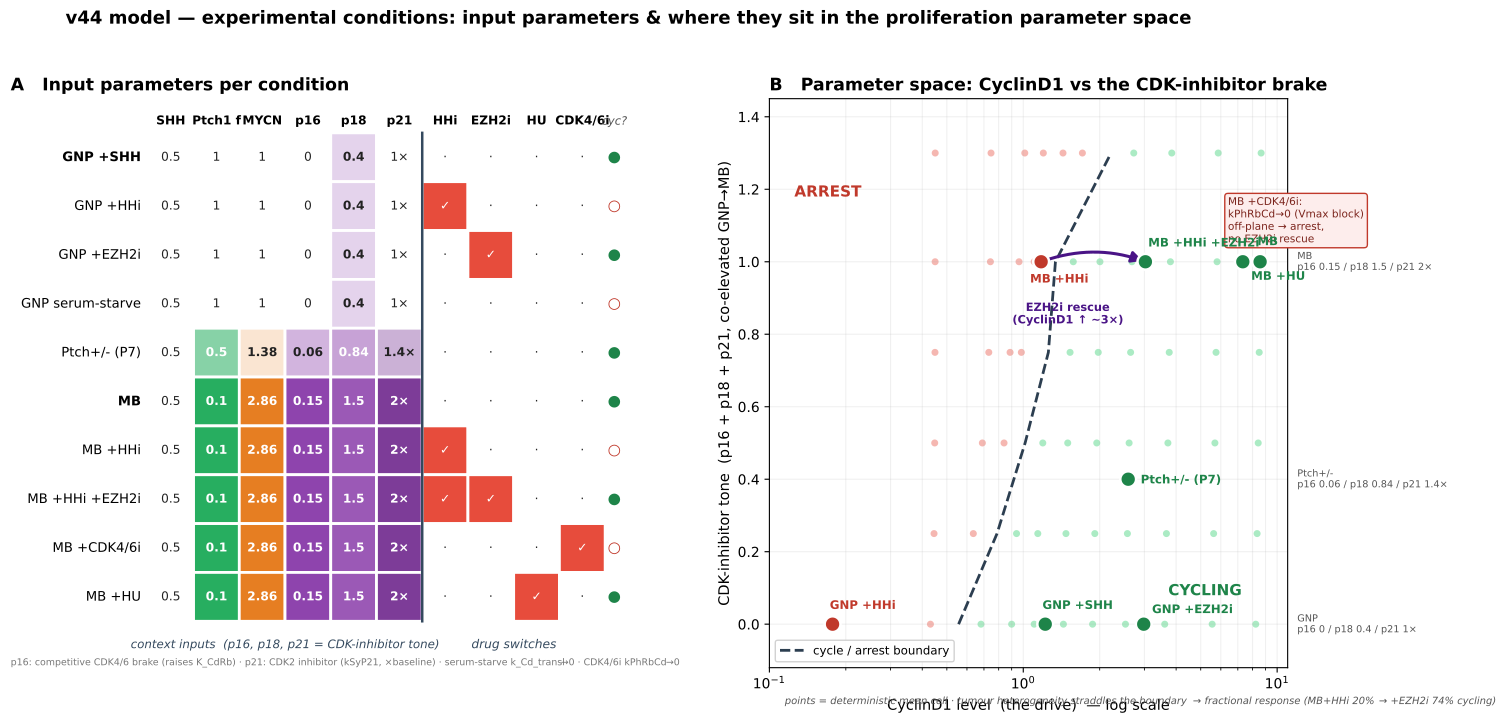

Reproduce this figure in Python.
"""Figure: experimental conditions as INPUT PARAMETERS, and where they sit in PARAMETER SPACE.

Panel A — input-parameter matrix: the context + drug knobs we set for each condition
  (SHH, functional Ptch1 f, MYCN amplification, and the CDK-inhibitor tone p16/p18/p21, plus the
  drug switches HHi/EZH2i/HU/CDK4/6i).
Panel B — parameter space: the commitment decision is governed by CyclinD1 (the drive) vs the
  CDK-inhibitor tone (the brake: p16 raises the CyclinD1->Rb half-max via CDK4/6, p21 inhibits CDK2;
  both are co-elevated GNP->MB). Each condition is placed at its model steady-state CyclinD1 and its
  brake tone; the cycle/arrest boundary is computed by scanning CyclinD1 (k_Cd_translation) x tone.
  Shows how vismodegib drops MB below the brake-raised threshold and EZH2i (CyclinD1 up) rescues it.

Run:  ./venv/bin/python simulations/fig_v44_condition_paramspace.py
"""
import sys, os
sys.path.insert(0, os.path.dirname(os.path.dirname(os.path.abspath(__file__))))
import numpy as np, tellurium as te
import matplotlib
matplotlib.use("Agg")
import matplotlib.pyplot as plt
from matplotlib.patches import FancyArrowPatch
from matplotlib.colors import to_rgb
from scipy.signal import find_peaks
from src.build_model_v44_heldt import build_model_v44

rr = te.loada(build_model_v44())
rr.integrator.setValue("relative_tolerance", 1e-6)
DEF_kPhRbCd = rr['kPhRbCd']; DEF_ktl = rr['k_Cd_translation']
P16_MB, KSY_BASE = 0.15, 0.002                    # MB INK4 = p16 0.88 + p18 1.2; CIP/KIP = kSyP21 2x
P18_GNP, P18_MB = 0.4, 1.5                        # p18 (Cdkn2c): GNP baseline tone -> ~3x in MB

# brake "tone" tau: GNP=0 (p16=0, p18=0.4, p21 1x), MB=1 (p16=0.88, p18=1.2, p21 2x); all co-vary with tau
def p16_of(t):  return P16_MB * t
def p18_of(t):  return P18_GNP + (P18_MB - P18_GNP) * t
def ksy_of(t):  return KSY_BASE * (1.0 + t)

# condition -> input knobs.  tone = combined CDK-inhibitor tone; f = functional Ptch1.
CONDS = [
    ("GNP +SHH",         dict(SHH=0.5, f=1.0, mycn=1.0,  tone=0.0, hhi=0, ezh2i=0, hu=0, cdk46i=0, starve=0)),
    ("GNP +HHi",         dict(SHH=0.5, f=1.0, mycn=1.0,  tone=0.0, hhi=1, ezh2i=0, hu=0, cdk46i=0, starve=0)),
    ("GNP +EZH2i",       dict(SHH=0.5, f=1.0, mycn=1.0,  tone=0.0, hhi=0, ezh2i=1, hu=0, cdk46i=0, starve=0)),
    ("GNP serum-starve", dict(SHH=0.5, f=1.0, mycn=1.0,  tone=0.0, hhi=0, ezh2i=0, hu=0, cdk46i=0, starve=1)),
    ("Ptch+/- (P7)",     dict(SHH=0.5, f=0.5, mycn=1.38, tone=0.4, hhi=0, ezh2i=0, hu=0, cdk46i=0, starve=0)),
    ("MB",               dict(SHH=0.5, f=0.1, mycn=2.86, tone=1.0, hhi=0, ezh2i=0, hu=0, cdk46i=0, starve=0)),
    ("MB +HHi",          dict(SHH=0.5, f=0.1, mycn=2.86, tone=1.0, hhi=1, ezh2i=0, hu=0, cdk46i=0, starve=0)),
    ("MB +HHi +EZH2i",   dict(SHH=0.5, f=0.1, mycn=2.86, tone=1.0, hhi=1, ezh2i=1, hu=0, cdk46i=0, starve=0)),
    ("MB +CDK4/6i",      dict(SHH=0.5, f=0.1, mycn=2.86, tone=1.0, hhi=0, ezh2i=0, hu=0, cdk46i=1, starve=0)),
    ("MB +HU",           dict(SHH=0.5, f=0.1, mycn=2.86, tone=1.0, hhi=0, ezh2i=0, hu=1, cdk46i=0, starve=0)),
]


def _set(SHH, f, mycn, tone, hhi, ezh2i, hu, cdk46i, starve):
    rr['kPhRbCd'] = DEF_kPhRbCd; rr['k_Cd_translation'] = DEF_ktl
    rr['SHH'] = SHH; rr['Ptch1_copy_number'] = f; rr['MYCN_amplification'] = mycn
    rr['p16'] = p16_of(tone); rr['p18'] = p18_of(tone); rr['kSyP21'] = ksy_of(tone)
    rr['GDC0449'] = hhi; rr['EZH2i'] = ezh2i; rr['HU'] = hu
    if cdk46i: rr['kPhRbCd'] = 0.0
    if starve: rr['k_Cd_translation'] = 0.0


def simulate(ktl_override=None, **k):
    for te_end, te_pts in ((12000, 48000), (8000, 32000)):
        for atol in (1e-9, 1e-8, 1e-7, 1e-6, 1e-5):
            rr.reset(); _set(**k)
            if ktl_override is not None: rr['k_Cd_translation'] = ktl_override
            rr.integrator.setValue("absolute_tolerance", atol)
            try: rr.integrator.setValue("maximum_num_steps", 300000)
            except Exception: pass
            try:
                r = rr.simulate(0, te_end, te_pts, selections=["time", "MPF", "Cd"]); break
            except Exception:
                r = None
        if r is not None:
            break
    if r is None:
        return np.nan, -1
    t = r['time']; m = t >= 4000; tt = t[m]; dt = tt[1] - tt[0]
    pk, _ = find_peaks(r['MPF'][m], prominence=0.15, distance=int(200 / dt))
    return float(np.mean(r['Cd'][m])), len(pk)


def cd_short(**k):
    for atol in (1e-9, 1e-8, 1e-7, 1e-6, 1e-5):
        rr.reset(); _set(**k)
        rr.integrator.setValue("absolute_tolerance", atol)
        try:
            r = rr.simulate(0, 3000, 9000, selections=["time", "Cd"]); break
        except Exception:
            r = None
    if r is None:
        return np.nan
    t = r['time']; return float(np.mean(r['Cd'][t >= 1500]))


# ---- cycle/arrest boundary in (CyclinD1, tone): scan ktl x tone in the MB-genetics context ----
print("computing cycle/arrest boundary ...")
TONE_GRID = [0.0, 0.25, 0.5, 0.75, 1.0, 1.3]
KTL_GRID = [0.03, 0.05, 0.07, 0.09, 0.12, 0.16, 0.22, 0.32, 0.5, 0.75, 1.05]
bx, byy, bc = [], [], []
boundary = []
for tn in TONE_GRID:
    pts = []
    for ktl in KTL_GRID:
        cd, div = simulate(ktl_override=ktl, SHH=0.5, f=0.1, mycn=2.86, tone=tn,
                           hhi=0, ezh2i=0, hu=0, cdk46i=0, starve=0)
        if np.isnan(cd):
            continue
        bx.append(cd); byy.append(tn); bc.append(div >= 2); pts.append((cd, div >= 2))
    pts.sort()
    arr = [cd for cd, c in pts if not c]; cyc = [cd for cd, c in pts if c]
    if arr and cyc:
        boundary.append((0.5 * (max(arr) + min([c for c in cyc if c > max(arr)] or cyc)), tn))
boundary.sort(key=lambda z: z[1])


def boundary_cd(tone):
    if not boundary:
        return np.nan
    return float(np.interp(tone, [b[1] for b in boundary], [b[0] for b in boundary]))


print("computing per-condition CyclinD1 + cycling ...")
rows = []
for name, k in CONDS:
    cd, div = simulate(**k)
    if np.isnan(cd):
        cd = cd_short(**k)
        cyc = (not k['cdk46i']) and (not k['starve']) and (cd > boundary_cd(k['tone']))
        note = "  (Cd via short settle; cycle from boundary)"
    else:
        cyc = div >= 2; note = ""
    rows.append(dict(name=name, **k, p16=p16_of(k['tone']), p18=p18_of(k['tone']), ksy=ksy_of(k['tone']), cd=cd, cyc=cyc))
    print(f"  {name:18s} Cd={cd:6.2f}  p16={p16_of(k['tone']):.2f} p21x={ksy_of(k['tone'])/KSY_BASE:.1f}  "
          f"{'CYCLE' if cyc else 'arrest'}{note}")

# ======================================================================
# Figure
# ======================================================================
fig = plt.figure(figsize=(16.5, 7.4))
gs = fig.add_gridspec(1, 2, width_ratios=[1.2, 1.0], wspace=0.24)
axA = fig.add_subplot(gs[0, 0]); axB = fig.add_subplot(gs[0, 1])

# ---------------- Panel A: input-parameter matrix ----------------
cols = [("SHH", "SHH"), ("Ptch1 f", "f"), ("MYCN", "mycn"), ("p16", "p16"), ("p18", "p18"), ("p21", "p21x"),
        ("HHi", "hhi"), ("EZH2i", "ezh2i"), ("HU", "hu"), ("CDK4/6i", "cdk46i")]
hue = {"SHH": "#f1c40f", "f": "#27ae60", "mycn": "#e67e22", "p16": "#8e44ad", "p18": "#9b59b6",
       "p21x": "#7d3c98", "hhi": "#e74c3c", "ezh2i": "#e74c3c", "hu": "#e74c3c", "cdk46i": "#e74c3c"}
def intensity(key, v):
    if key == "SHH":   return 0.0 if v >= 0.5 else 0.85
    if key == "f":     return (1.0 - v) / 0.9
    if key == "mycn":  return (v - 1.0) / (2.86 - 1.0)
    if key == "p16":   return v / P16_MB
    if key == "p18":   return v / P18_MB
    if key == "p21x":  return (v - 1.0) / 1.0
    return float(v)
for r in rows:
    r["p21x"] = r["ksy"] / KSY_BASE
nC, nR = len(cols), len(rows)
for j, (clabel, key) in enumerate(cols):
    for i, row in enumerate(rows):
        v = row[key]; inten = np.clip(intensity(key, v), 0, 1)
        cell = (1 - inten) * np.ones(3) + inten * np.array(to_rgb(hue[key]))
        axA.add_patch(plt.Rectangle((j, nR - 1 - i), 1, 1, fc=cell, ec="white", lw=2))
        if key in ("hhi", "ezh2i", "hu", "cdk46i"):
            txt = "✓" if v else "·"
        elif key == "p21x":
            txt = f"{v:g}×"
        else:
            txt = f"{v:g}"
        axA.text(j + 0.5, nR - 1 - i + 0.5, txt, ha="center", va="center", fontsize=8.8,
                 color="#222" if inten < 0.55 else "white", fontweight="bold" if inten > 0.05 else "normal")
for i, row in enumerate(rows):
    y = nR - 1 - i + 0.5
    axA.text(-0.15, y, row['name'], ha="right", va="center", fontsize=9.5,
             fontweight="bold" if row['name'] in ("GNP +SHH", "MB") else "normal")
    axA.text(nC + 0.2, y, "●" if row['cyc'] else "○", ha="center", va="center",
             fontsize=11, color="#1e8449" if row['cyc'] else "#c0392b")
for j, (clabel, key) in enumerate(cols):
    axA.text(j + 0.5, nR + 0.12, clabel, ha="center", va="bottom", fontsize=8.8, fontweight="bold")
axA.text(nC + 0.2, nR + 0.12, "cyc?", ha="center", va="bottom", fontsize=8.3, style="italic", color="#555")
axA.plot([6, 6], [0, nR], color="#34495e", lw=1.8)
axA.text(3.0, -0.55, "context inputs  (p16, p18, p21 = CDK-inhibitor tone)", ha="center", fontsize=8.5, style="italic", color="#34495e")
axA.text(8.0, -0.55, "drug switches", ha="center", fontsize=8.8, style="italic", color="#34495e")
axA.set_xlim(-3.0, nC + 0.6); axA.set_ylim(-0.95, nR + 0.7); axA.axis("off")
axA.set_title("A   Input parameters per condition", fontsize=12.5, fontweight="bold", loc="left")
axA.text(-3.0, -0.9, "p16: competitive CDK4/6 brake (raises K_CdRb) · p21: CDK2 inhibitor (kSyP21, ×baseline) · "
         "serum-starve k_Cd_transl→0 · CDK4/6i kPhRbCd→0", fontsize=6.8, color="#777", ha="left")

# ---------------- Panel B: parameter space (CyclinD1 x CDK-inhibitor tone) ----------------
bx = np.array(bx); byy = np.array(byy); bc = np.array(bc)
axB.scatter(bx[bc], byy[bc], s=26, c="#abebc4", edgecolor="none", zorder=1)
axB.scatter(bx[~bc], byy[~bc], s=26, c="#f5b7b1", edgecolor="none", zorder=1)
if len(boundary) >= 2:
    axB.plot([b[0] for b in boundary], [b[1] for b in boundary], color="#2c3e50", lw=2.0, ls="--",
             zorder=2, label="cycle / arrest boundary")
axB.text(0.17, 1.18, "ARREST", color="#c0392b", fontsize=11, fontweight="bold", ha="center")
axB.text(5.2, 0.08, "CYCLING", color="#1e8449", fontsize=11, fontweight="bold", ha="center")

lbl_off = {"GNP +SHH": (-2, 11), "GNP +HHi": (-2, 11), "GNP +EZH2i": (6, 8),
           "Ptch+/- (P7)": (9, -3), "MB": (-2, 12), "MB +HHi": (-8, -15),
           "MB +HHi +EZH2i": (2, 11), "MB +HU": (6, -13)}
pts = {}
for row in rows:
    if row['cdk46i'] or row['starve'] or np.isnan(row['cd']):
        continue
    x, y = max(row['cd'], 0.05), row['tone']
    pts[row['name']] = (x, y)
    col = "#1e8449" if row['cyc'] else "#c0392b"
    axB.scatter([x], [y], s=130, c=col, edgecolor="white", lw=1.8, zorder=5)
    dx, dy = lbl_off.get(row['name'], (8, 8))
    axB.annotate(row['name'], (x, y), textcoords="offset points", xytext=(dx, dy),
                 fontsize=8.5, fontweight="bold", color=col, zorder=6)
if "MB +HHi" in pts and "MB +HHi +EZH2i" in pts:
    p1, p2 = pts["MB +HHi"], pts["MB +HHi +EZH2i"]
    axB.add_patch(FancyArrowPatch(p1, p2, arrowstyle="-|>", mutation_scale=16, color="#4A1486",
                                  lw=2.2, zorder=4, connectionstyle="arc3,rad=-0.18"))
    axB.text(1.5, 0.83, "EZH2i rescue\n(CyclinD1 ↑ ~3×)", color="#4A1486", fontsize=8.2,
             fontweight="bold", ha="center")
axB.text(6.4, 1.18, "MB +CDK4/6i:\nkPhRbCd→0 (Vmax block)\noff-plane → arrest,\nno EZH2i rescue",
         fontsize=7.6, color="#7b241c", ha="left", va="top",
         bbox=dict(boxstyle="round,pad=0.3", fc="#fdedec", ec="#c0392b", lw=1))
# right axis: what the tone means
for tn, lab in [(0.0, "GNP\np16 0 / p18 0.4 / p21 1×"), (0.4, "Ptch+/-\np16 0.06 / p18 0.84 / p21 1.4×"),
                (1.0, "MB\np16 0.15 / p18 1.5 / p21 2×")]:
    axB.text(12.0, tn, lab, fontsize=7.0, color="#555", va="center", ha="left")

axB.set_xscale("log")
axB.set_xlim(0.1, 11); axB.set_ylim(-0.12, 1.45)
axB.set_xlabel("CyclinD1 level  (the drive)  — log scale", fontsize=10.5)
axB.set_ylabel("CDK-inhibitor tone  (p16 + p18 + p21, co-elevated GNP→MB)", fontsize=10.5)
axB.set_title("B   Parameter space: CyclinD1 vs the CDK-inhibitor brake", fontsize=12.5, fontweight="bold", loc="left")
axB.legend(loc="lower left", fontsize=8.5, framealpha=0.9)
axB.grid(True, which="both", alpha=0.18)
axB.text(0.115, -0.20, "points = deterministic mean cell · tumour heterogeneity straddles the boundary "
         "→ fractional response (MB+HHi 20% → +EZH2i 74% cycling)",
         fontsize=7.2, color="#555", ha="left", va="top", style="italic")

fig.suptitle("v44 model — experimental conditions: input parameters & where they sit in the proliferation parameter space",
             fontsize=13, fontweight="bold", y=1.0)
plt.tight_layout(rect=[0, 0, 1, 0.97])
out = os.path.join(os.path.dirname(__file__), "fig_v44_condition_paramspace")
fig.savefig(out + ".png", dpi=160, bbox_inches="tight")
fig.savefig(out + ".pdf", bbox_inches="tight")
print("wrote", out + ".png /.pdf")
